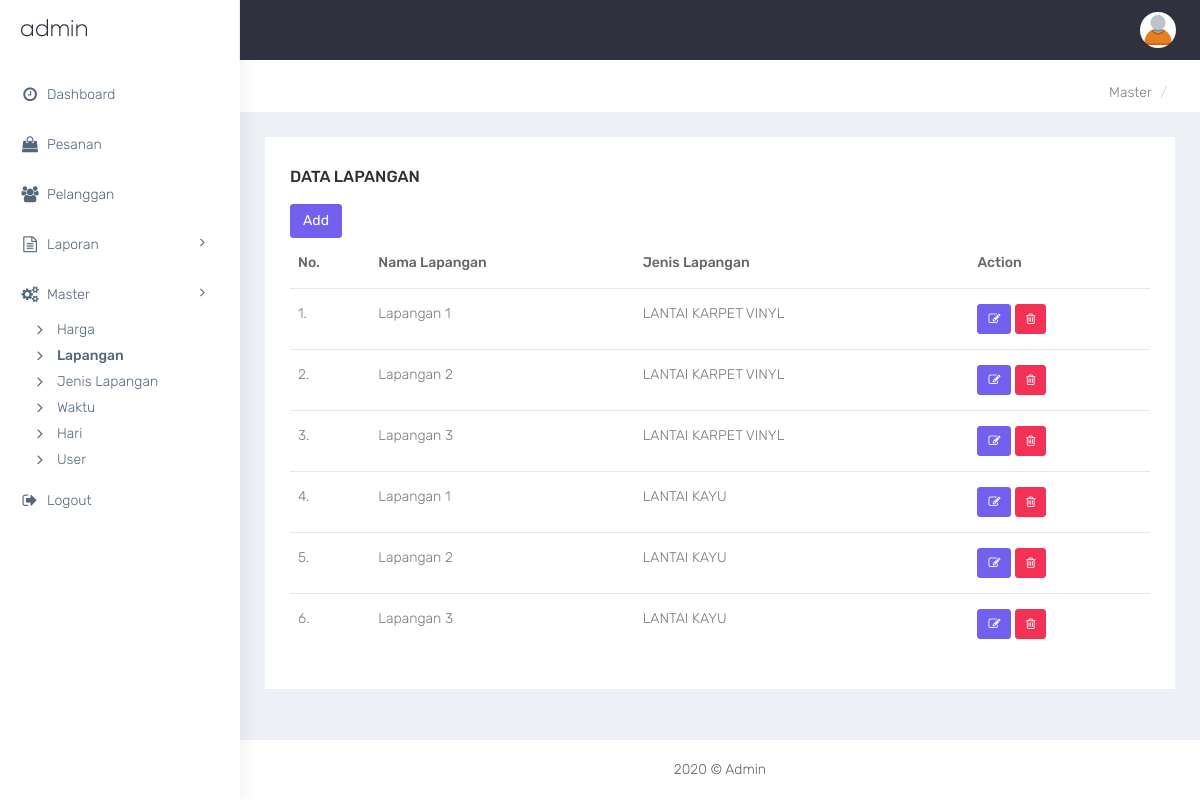
/admin/index.php?p=lapangan (signed in), run on the app's committed database.
### tables this page shows
CREATE TABLE `lapangan` (
  `id_lapangan` int(11) NOT NULL AUTO_INCREMENT,
  `nama_lapangan` varchar(30)  DEFAULT NULL,
  `id_jenis_lapangan` int(11) DEFAULT NULL,
  PRIMARY KEY (`id_lapangan`)
);

CREATE TABLE `jenis_lapangan` (
  `id_jenis_lapangan` int(11) NOT NULL AUTO_INCREMENT,
  `nama_jenis_lapangan` varchar(50)  DEFAULT NULL,
  `deskripsi` text  DEFAULT NULL,
  PRIMARY KEY (`id_jenis_lapangan`)
);

### admin/lapangan.php (the view, shortened to what this page needs)
<div class="row bg-title">
    <div class="col-lg-3 col-md-4 col-sm-4 col-xs-12">
    </div>
    <div class="col-lg-9 col-sm-8 col-md-8 col-xs-12">
        <ol class="breadcrumb">
            <li><a href="?p=dashboard">Master</a></li>
            <li class="active" Lapangan</li>
        </ol>
    </div>
</div>
<div class="row">
    <div class="col-md-12">
        <div class="white-box">
            <?php if(isset($_GET['hl']) && $_GET['hl'] == 'add'){ ?>
                <h3 class="box-title">Add Lapangan</h3>
                <form id="myform">
                    <div class="form-group ">
                        <label>Pilih Jenis Lapangan</label>
                        <select name="jenis_lapangan" class="form-control input-sm" style="width: 30%;" required="">
                            <option value="">Pilih</option>
                            <?php
                                $query3 = "SELECT * FROM jenis_lapangan";
                                $exc_query3 = mysqli_query($con,$query3);
                                while ( $value3 = mysqli_fetch_array($exc_query3)) {
                                    echo "<option value='".$value3['id_jenis_lapangan']."'>".$value3['nama_jenis_lapangan']."</option>";
                                }
                            ?>
                        </select>
                    </div>
                    <div class="form-group ">
                        <label>Nama Lapangan</label>
                        <input type="text" class="form-control input-sm " name="nama_lapangan" style="width: 30%;" required="">
                    </div>
                    <div class="form-group">
                        <a href="?p=lapangan" class="btn btn-primary">Kembali</a>
                        <button type="submit" class="btn btn-success" id="btn-simpan">Simpan</button>
                </form>
                <script type="text/javascript">
                    $(document).ready(function(){
                        $("#myform").submit(function(e){
                            e.preventDefault();
                            $.ajax({
                                url : "proses.php?action=simpan-lapangan",
                                type : "POST",
                                data : new FormData(this),
                                processData : false,
                                contentType : false,
                                beforeSend : function(){
                                    $("#btn-simpan").html("Proses ...");
                                },
                                success : function(response){
                                    res = JSON.parse(response);
                                    if(res.message == 'success'){
                                        $.confirm({
                                            title: 'Sukses!',
                                            icon: 'fa fa-check',
                                            content: 'Tersimpan. ',
                                            buttons: {
                                                OK: function(){
                                                    window.location = "?p=lapangan";
                                                }
                                            }
                                        });
                                    }
                                    $("#btn-simpan").html("Simpan");
                                },
                                error : function(e){
                                    $("#btn-simpan").html("Simpan");
                                    $.alert('Error! '+e);
                                }
                            });
                        });
                    });
                </script>
            <?php }else{ ?>
                <h3 class="box-title">Data Lapangan</h3>
                <a href="?p=lapangan&hl=add" class="btn btn-primary">Add</a>
                <table class="table" >
                    <thead>
                        <tr>
                            <th>No.</th>
                            <th>Nama Lapangan</th>
                            <th>Jenis Lapangan</th>
                            <th>Action</th>
                        </tr>
                    </thead>
                    <tbody>
                        <?php
                            $query1 = " SELECT * FROM lapangan INNER JOIN jenis_lapangan ON lapangan.id_jenis_lapangan = jenis_lapangan.id_jenis_lapangan ORDER BY jenis_lapangan.nama_jenis_lapangan";
                            $exc_query1 = mysqli_query($con,$query1);
                            $no = 1;
                            while ( $value1 = mysqli_fetch_array($exc_query1))
                            {
                                echo "<tr>";
                                echo "<td>".$no++.".</td>";
                                echo "<td>".$value1['nama_lapangan']."</td>";
                                echo "<td>".$value1['nama_jenis_lapangan']."</td>";
                                echo "<td>
                                        <a href='?p=lapangan&hl=edit&id=".$value1['id_lapangan']."' class='btn btn-sm btn-primary' title='Edit'><i class='fa fa-edit'></i></a>
                                        <button class='btn btn-sm btn-danger' title='Hapus' onclick='hapus(\"$value1[id_lapangan]\",\"$value1[nama_lapangan]\")'><i class='fa fa-trash-o'></i></button>
                                        </td>";
                                echo "</tr>";
                            }
                        ?>
                    </tbody>
                </table>
            <?php } ?>
        </div>
    </div>
</div>

### admin/index.php (shortened to what this page needs)
<!DOCTYPE html>
<html lang="en">
<head>
    <link href="bootstrap/dist/css/bootstrap.min.css" rel="stylesheet">
    <link href="./plugins/bower_components/sidebar-nav/dist/sidebar-nav.min.css" rel="stylesheet">
    <link href="./plugins/bower_components/toast-master/css/jquery.toast.css" rel="stylesheet">
    <link href="./plugins/bower_components/morrisjs/morris.css" rel="stylesheet">
    <link href="./plugins/bower_components/chartist-js/dist/chartist.min.css" rel="stylesheet">
    <link href="./plugins/bower_components/chartist-plugin-tooltip-master/dist/chartist-plugin-tooltip.css" rel="stylesheet">
    <link href="css/animate.css" rel="stylesheet">
    <link href="css/style.css" rel="stylesheet">
    <link href="css/colors/default.css" id="theme" rel="stylesheet">
    <link href="../css/jquery-confirm.min.css" rel="stylesheet" type="text/css" media="screen" />
    <link href="../css/bootstrap-datepicker3.css" rel="stylesheet" type="text/css" media="screen" />
</head>
<body class="fix-header">
    <?php
        include "../koneksi.php";
    ?>
    <div id="wrapper">
        <nav class="navbar navbar-default navbar-static-top m-b-0">
            <div class="navbar-header">
                <div class="top-left-part">
                    <a class="logo" href="dashboard.html">
                        <b>
                        </b>
                        <span class="hidden-xs">
                            <img src="./plugins/images/admin-text-dark.png" alt="home"
                                class="light-logo" />
                        </span> </a>
                </div>
                <ul class="nav navbar-top-links navbar-right pull-right">
                    <li>
                        <a class="profile-pic" href="#"> <img src="./plugins/images/users/user.png" alt="user-img"
                                width="36" class="img-circle"><b class="hidden-xs"><?php echo $_SESSION['username']; ?> </b></a>
                    </li>
                </ul>
            </div>
        </nav>
        <div class="navbar-default sidebar" role="navigation">
            <div class="sidebar-nav slimscrollsidebar">
                <div class="sidebar-head">
                    <h3><span class="fa-fw open-close"><i class="ti-close ti-menu"></i></span> <span
                            class="hide-menu">Navigation</span></h3>
                </div>
                <ul class="nav" id="side-menu">
                    <li style="padding: 70px 0 0;">
                        <a href="?p=dashboard" class="waves-effect "><i class="fa fa-clock-o fa-fw" aria-hidden="true"></i>Dashboard</a>
                    </li>
                    <li>
                        <a href="?p=pesanan" class="waves-effect"><i class="fa fa-shopping-bag fa-fw" aria-hidden="true"></i>Pesanan</a>
                    </li>
                    <li>
                        <a href="?p=pelanggan" class="waves-effect"><i class="fa fa-users fa-fw" aria-hidden="true"></i>Pelanggan</a>
                    </li>
                    <li>
                        <a href="javascript:void(0)" class="waves-effect"><i class="fa fa-file-text-o fa-fw" aria-hidden="true"></i>Laporan<i class="fa fa-angle-right pull-right"></i></a>
                    </li>
                    <li>
                        <a href="javascript:void(0)" class="waves-effect"><i class="fa fa-gears fa-fw" aria-hidden="true"></i>Master <i class="fa fa-angle-right pull-right"></i></a>
                        <ul class="fa-ul">
                            <li>
                                <a href="?p=harga" class="waves-effect">
                                   <i class="fa fa-angle-right fa-fw" aria-hidden="true"></i>Harga
                                </a>
                            </li>
                            <li>
                                <a href="?p=lapangan" class="waves-effect">
                                   <i class="fa fa-angle-right fa-fw" aria-hidden="true"></i>Lapangan
                                </a>
                            </li>
                            <li>
                                <a href="?p=jenis-lapangan" class="waves-effect">
                                   <i class="fa fa-angle-right fa-fw" aria-hidden="true"></i>Jenis Lapangan
                                </a>
                            </li>
                            <li>
                                <a href="?p=waktu" class="waves-effect">
                                   <i class="fa fa-angle-right fa-fw" aria-hidden="true"></i>Waktu
                                </a>
                            </li>
                            <li>
                                <a href="?p=hari" class="waves-effect">
                                   <i class="fa fa-angle-right fa-fw" aria-hidden="true"></i>Hari
                                </a>
                            </li>
                            <li>
                                <a href="?p=user" class="waves-effect">
                                   <i class="fa fa-angle-right fa-fw" aria-hidden="true"></i>User
                                </a>
                            </li>
                        </ul>
                    </li>
                    <li>
                        <a href="proses.php?action=logout" class="waves-effect"><i class="fa fa-sign-out fa-fw" aria-hidden="true"></i>Logout</a>
                    </li>
                </ul>
            </div>
        </div>
        <div id="page-wrapper">
            <div class="container-fluid">
                <?php
                    if(isset($_GET['p']))
                    {
                        if($_GET['p'] == 'dashboard')
                        {
                            include "dashboard.php";
                        }
                        else if($_GET['p'] == 'pesanan')
                        {
                            include "pesanan.php";
                        }
                        else if($_GET['p'] == 'pelanggan')
                        {
                            include "pelanggan.php";
                        }
                        else if($_GET['p'] == 'laporan')
                        {
                            include "laporan.php";
                        }
                        else if($_GET['p'] == 'harga')
                        {
                            include "harga.php";
                        }
                        else if($_GET['p'] == 'lapangan')
                        {
                            include "lapangan.php";
                        }
                    }
                    else
                    {
                        include "dashboard.php";
                    }
                ?>
            </div>
            <footer class="footer text-center"> 2020 &copy; Admin</footer>
        </div>
    </div>
</body>
</html>

### admin/css/colors/default.css (style rules this page uses)
body { background: #fff; }
.top-left-part { background: #fff; }
.top-left-part .light-logo { display: inline-block; }
.navbar-header { background: #2f323e; }
.navbar-top-links > li > a { color: #ffffff; }
.sidebar .sidebar-head { background: #ffffff; }
.sidebar .sidebar-head h3 { color: #686868; }
.bg-title .breadcrumb .active { color: #41b3f9; }
.sidebar { background: #fff; box-shadow: 1px 0px 20px rgba(0, 0, 0, 0.08); }
#side-menu li a { color: #54667a; }
#side-menu li a { color: #54667a; border-left: 0px solid #fff; }
#side-menu > li > a { border-left: 3px solid transperant; }
#side-menu ul > li > a.active { color: #54667a; font-weight: 500; }

### data on the page
lapangan: nama_lapangan "Lapangan 1", id_jenis_lapangan.nama_jenis_lapangan "LANTAI KARPET VINYL"
lapangan: nama_lapangan "Lapangan 2", id_jenis_lapangan.nama_jenis_lapangan "LANTAI KARPET VINYL"
lapangan: nama_lapangan "Lapangan 3", id_jenis_lapangan.nama_jenis_lapangan "LANTAI KARPET VINYL"
lapangan: nama_lapangan "Lapangan 1", id_jenis_lapangan.nama_jenis_lapangan "LANTAI KAYU"
lapangan: nama_lapangan "Lapangan 2", id_jenis_lapangan.nama_jenis_lapangan "LANTAI KAYU"
lapangan: nama_lapangan "Lapangan 3", id_jenis_lapangan.nama_jenis_lapangan "LANTAI KAYU"
